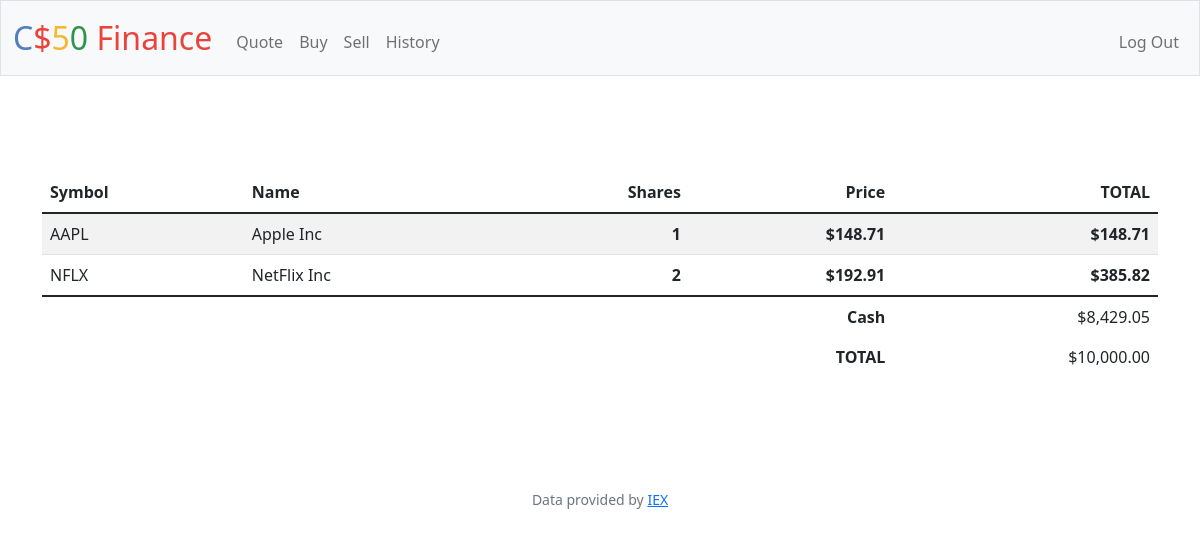
/ (signed in), run on the app's committed database.
### tables this page shows
CREATE TABLE 'transactions' ('id' INTEGER PRIMARY KEY AUTOINCREMENT NOT NULL, 'user_id' INTEGER, 'symbol' TEXT, 'shares' INTEGER, 'price' REAL, 'date' DATETIME, 'name' TEXT);

### app.py (the view)
@app.route("/")
@login_required
def index():
    user = session["user_id"]
    transactions = db.execute("SELECT symbol, name, SUM(shares) AS shares , price FROM transactions WHERE user_id = ? GROUP BY symbol", user)
    cash = db.execute("SELECT cash FROM users WHERE id = ?", user)
    c = usd(cash[0]["cash"])
    return render_template("index.html", transactions=transactions, c=c)

### app.py (called while the page is built)
@app.after_request
def after_request(response):
    response.headers["Cache-Control"] = "no-cache, no-store, must-revalidate"
    response.headers["Expires"] = 0
    response.headers["Pragma"] = "no-cache"
    return response

### helpers.py (called while the page is built)
def login_required(f):
    @wraps(f)
    def decorated_function(*args, **kwargs):
        if session.get("user_id") is None:
            return redirect("/login")
        return f(*args, **kwargs)
    return decorated_function

def usd(value):
    return f"${value:,.2f}"

### templates/index.html (shortened to what this page needs)
{% extends "layout.html" %}
{% block main %}
<main class="container py-5 text-center">
    <table class="table table-striped">
        <thead>
            <tr>
                <th class="text-start">Symbol</th>
                <th class="text-start">Name</th>
                <th class="text-end">Shares</th>
                <th class="text-end">Price</th>
                <th class="text-end">TOTAL</th>
            </tr>
        </thead>
       <tbody>
        {% for row in transactions %}
        <tr>
            <td class="text-start"> {{ row["symbol"] }}</td>
            <td class="text-start"> {{ row["name"] }}</td>
            <th class="text-end"> {{ row["shares"] }}</td>
            <th class="text-end"> {{ row["price"] | usd}}</td>
            <th class="text-end"> {{ (row["price"]*row["shares"]) | usd }}</td>
        </tr>
        {% endfor %}
        </tbody>
        <tfoot>
            <tr>
                <td class="border-0 fw-bold text-end" colspan="4">Cash</td>
                <td class="border-0 text-end">{{c}}</td>
            </tr>
            <tr>
                <td class="border-0 fw-bold text-end" colspan="4">TOTAL</td>
                <td class="border-0 w-bold text-end">$10,000.00</td>
            </tr>
        </tfoot>
    </table>
        </main>
{% endblock %}

### data on the page
transactions: symbol "AAPL", name "Apple Inc", shares "1", price "$148.71", (row['price']*row['shares'])|usd "$148.71"

### other printed values
{{ row["symbol"] }} "NFLX"
{{ row["name"] }} "NetFlix Inc"
{{ row["shares"] }} "2"
{{ row["price"] | usd }} "$192.91"
{{ (row["price"]*row["shares"]) | usd }} "$385.82"
{{ c }} "$8,429.05"
